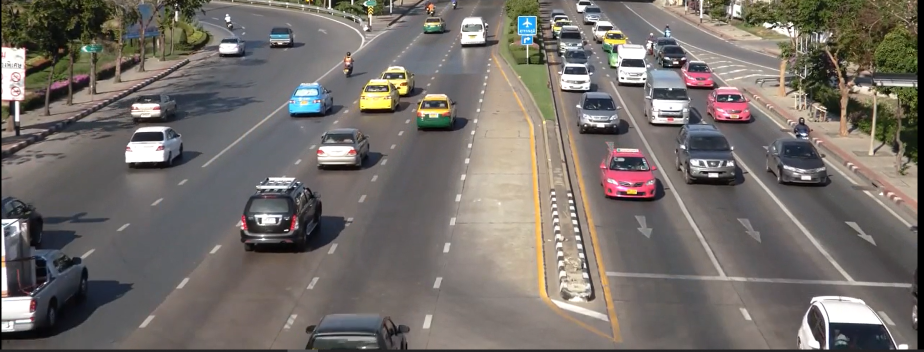
#> input picture smart traffic system/test.PNG, 1848 x 704 px (shown at 1/2 size)
$ python line_det.py
#> lines starting #> are read from the running program, lines starting #| are printed output that depends on the picture; after the words box and inside, x2 and y2 are one past the last pixel; in counts of white or black regions, pixels touching at a corner belong together
import numpy as np
import cv2
img = cv2.imread('test.PNG', cv2.IMREAD_COLOR)
#> img is the input picture: shape (704, 1848, 3); mean B, G, R 105.4, 110.4, 116.5
gray = cv2.cvtColor(img, cv2.COLOR_BGR2GRAY)
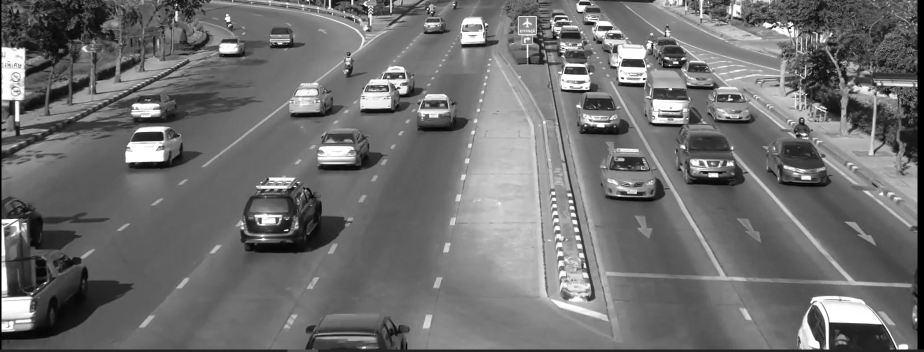
#> gray: shape (704, 1848) (shown at 1/2 size); min 0, max 255, mean 111.6
edges = cv2.Canny(gray, 600, 200)
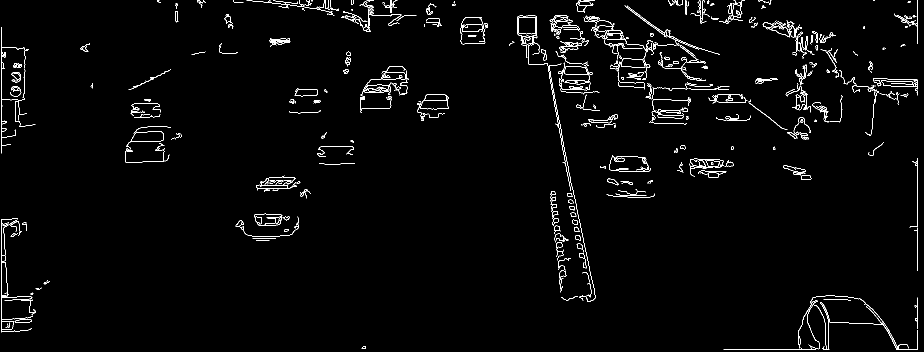
#> edges: shape (704, 1848) (shown at 1/2 size); 2% white in thin lines or dots
lines = cv2.HoughLinesP(edges, 1, np.pi/180, 20, minLineLength=400, maxLineGap=50)
#> lines = [[1103, 179, 1191, 594], [1091, 104, 1179, 602]]
for line in lines:
    x1, y1, x2, y2 = line[0]
    cv2.line(img, (x1, y1), (x2, y2), (255, 0, 0), 3)
#> this loop made 2 passes
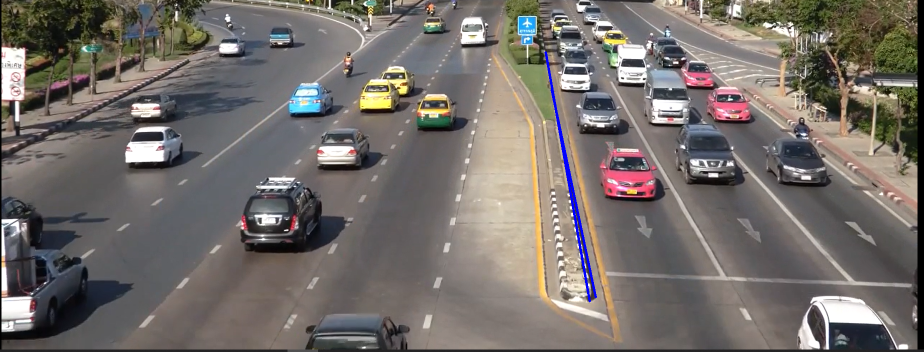
#> img: shape (704, 1848, 3) (shown at 1/2 size); 0.31% of pixels changed, all inside (x1, y1, x2, y2) = (1089, 102, 1194, 605)
cv2.imshow("Result Image", img)
cv2.waitKey(0)

$ run again, with smart traffic system/image.jpg saved as smart traffic system/test.PNG
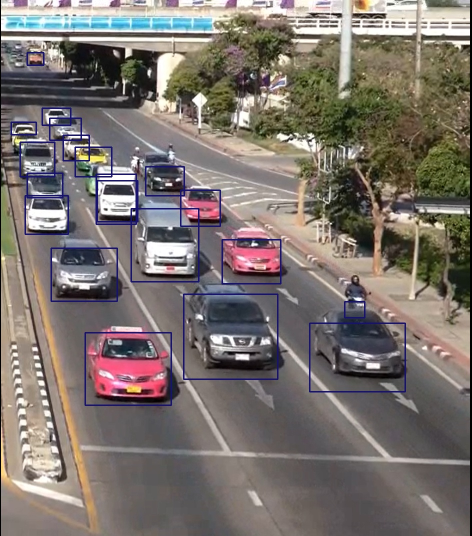
#> input picture smart traffic system/image.jpg, 943 x 1072 px (shown at 1/2 size)
#> img is the input picture: shape (1072, 943, 3); mean B, G, R 110.1, 115, 123.2
#> `edges = cv2.Canny(gray, 600, 200)`:
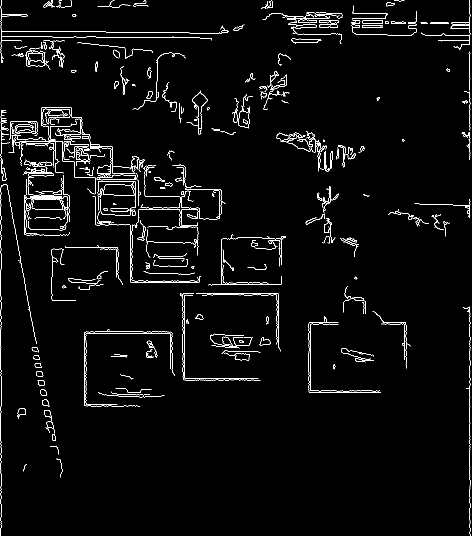
#> edges: shape (1072, 943) (shown at 1/2 size); 2.8% white in thin lines or dots
#> lines = [[939, 1067, 939, 613], [527, 38, 939, 45], [35, 485, 107, 892], [369, 759, 369, 332], [365, 752, 365, 331], [136, 559, 563, 566], [1, 315, 442, 385], [4, 326, 442, 396], [7, 220, 442, 481], [1, 311, 442, 381], [83, 227, 557, 654], [940, 1071, 940, 627]]
#> the loop `for line in lines:` made 12 passes
#> after the loop `for line in lines:`:
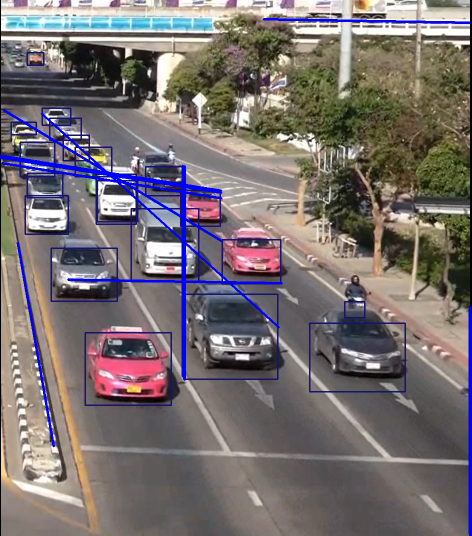
#> img: shape (1072, 943, 3) (shown at 1/2 size); 2.34% of pixels changed, all inside (x1, y1, x2, y2) = (0, 36, 943, 1072)
